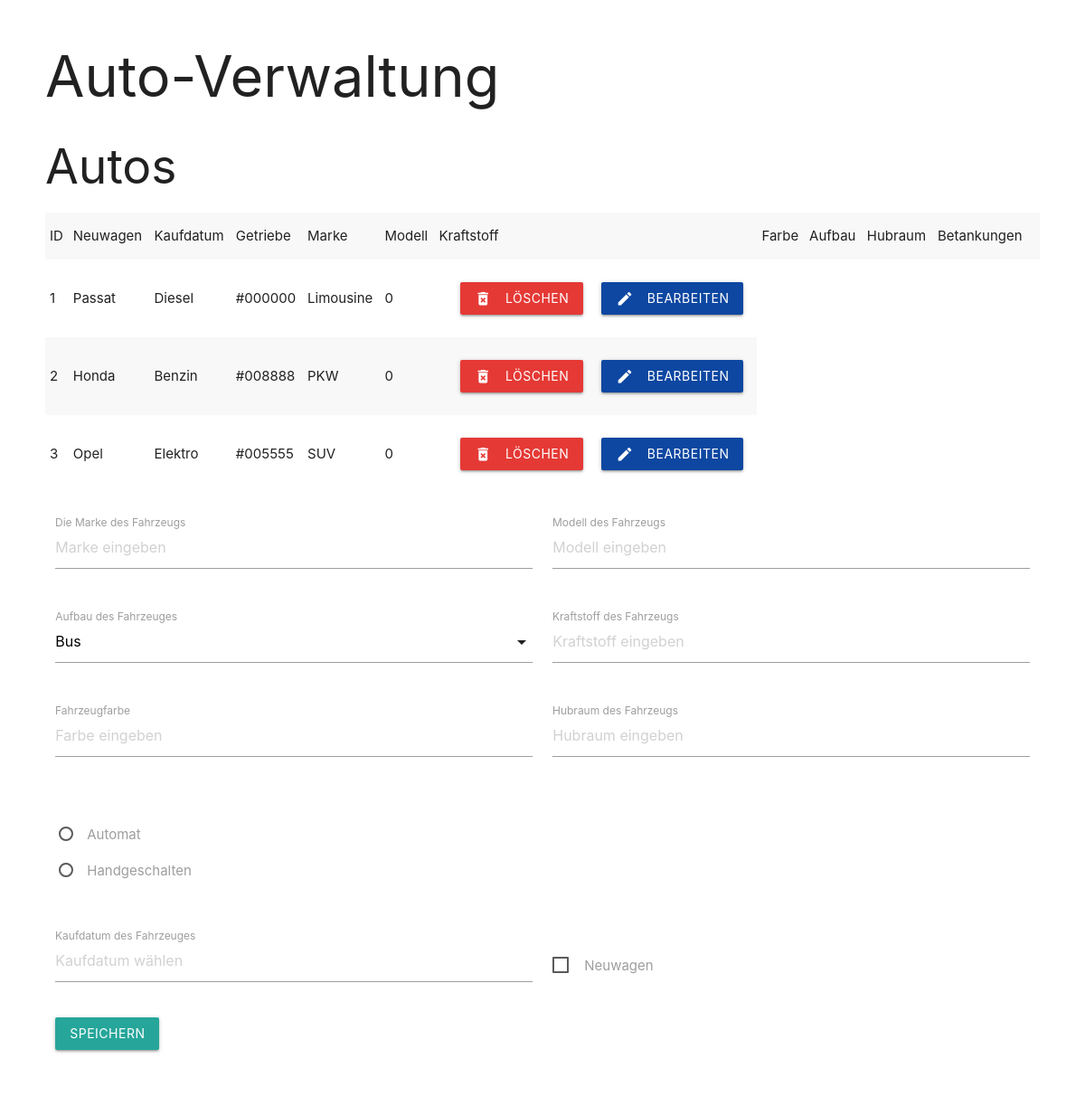
The app's page /day_3/index.php with its own data.
### tables this page shows
CREATE TABLE autos (
    id INTEGER NOT NULL PRIMARY KEY AUTOINCREMENT,
    name TEXT NOT NULL,
    kraftstoff TEXT NOT NULL,
    farbe TEXT NOT NULL,
    bauart TEXT NOT NULL,
    betankungen INTEGER NOT NULL DEFAULT 0
);

### day_3/autos.php (the view, shortened to what this page needs)
<?php
$_dbName = "auto.sqlite3";
$_con = new SQLite3($_dbName);
echo "<h2>Autos</h2>";
echo "<table class='striped'>";
        echo "<tr>";
                echo "<td>ID</td>";
                echo "<td>Neuwagen</td>";
                echo "<td>Kaufdatum</td>";
                echo "<td>Getriebe</td>";
                echo "<td>Marke</td>";
                echo "<td>Modell</td>";
                echo "<td>Kraftstoff</td>";
                echo "<td>Farbe</td>";
                echo "<td>Aufbau</td>";
                echo "<td>Hubraum</td>";
                echo "<td>Betankungen</td>";
                echo "<td></td>";
        echo "</tr>";
$query = $_con->query('SELECT * FROM autos');
while($result = $query->fetchArray(SQLITE3_ASSOC)){
    echo "<tr>";
    foreach($result as $key => $value){
            echo "<td>";
            echo $value;
            echo "</td>";
        }
        echo "<td>";
        echo "<form>";
        echo "<button name='action' value='edit' class='right waves-effect waves-light btn cust_btn blue darken-4'><i class='material-icons left'>edit</i>Bearbeiten</button>";
        echo "<button name='action' value='delete' class='right waves-effect waves-light btn cust_btn red darken-1'><i class='material-icons left'>delete_forever</i>Löschen</button>";
        echo "</form>";
echo "</td>";
    echo "</tr>";
};
echo "</table>";

### day_3/index.php (shortened to what this page needs)
<!DOCTYPE html>
<html lang="en">
<head>
    <link rel="stylesheet" href="https://cdnjs.cloudflare.com/ajax/libs/materialize/1.0.0/css/materialize.min.css">
    <link href="style.css" rel="stylesheet">
</head>
<body>
    <h1>Auto-Verwaltung</h1>
</body>
</html>
<?php
include "autos.php";
include "formular.php";
?>

### day_3/formular.php (shortened to what this page needs)
<form method="GET">
    <divclass="col class="row">
        <div class = "col s12">
            <div class= "row">
                <div class="input-field col s6">
                <label for "Marke">Die Marke des Fahrzeugs</label>
                <input value="<?php echo @$edit['marke'] ?>" type="text" name="Marke" placeholder="Marke eingeben">
                </div>
                <div class="input-field col s6">
                    <label for="Modell">Modell des Fahrzeugs</label>
                    <input value="<?php echo @$edit['modell'] ?>" type="text" name="Modell" placeholder="Modell eingeben">
                </div>
            </div>
        <div class= "row">
            <div class="input-field col s6">
                <label>Aufbau des Fahrzeuges</label>
            </div>
            <div class="input-field col s6">
                <label for="Kraftstoff">Kraftstoff des Fahrzeugs</label>
                <input value="<?php echo @$edit['kraftstoff'] ?>" type="text" name="Kraftstoff" placeholder="Kraftstoff eingeben">
            </div>
        </div>
        <div class= "row">
            <div class="input-field col s6">
                <label for="Farbe">Fahrzeugfarbe</label>
                <input value="<?php echo @$edit['farbe'] ?>" type="text" name="Farbe" placeholder="Farbe eingeben">
            </div>
            <div class="input-field col s6">
                <label for="Hubraum">Hubraum des Fahrzeugs</label>
                <input value="<?php echo @$edit['hubraum'] ?>" type="number" name="Hubraum" placeholder="Hubraum eingeben">
            </div>
        </div>
                    <div class= "row">
            <div class="input-field col s6">
                <p>
                <label>
                    <span>Automat</span>
                </label>
                </p>
                <p>
                <label>
                    <span>Handgeschalten</span>
                </label>
                </p>
            </div>
            </div>
        <div class= "row">
        <div class="input-field col s6">
            <label for="kaufdatum">Kaufdatum des Fahrzeuges</label>
            <input placeholder="Kaufdatum wählen" name="Kaufdatum" type="text" class="datepicker" value="<?php echo @$edit['kaufdatum'] ?>">
        </div>
        <div class="input-field col s6">
            <p>
            <label>
                <span>Neuwagen</span>
            </label>
            </p>
        </div>
            <div class="input-field col s6">
            <button type="submit" name="action" value="create" class="waves-effect waves-light btn">Speichern</button>
            </div>
        </div>
        </div>
</form>

### day_3/style.css (style rules this page uses)
body { margin: 50px; }
.cust_btn { margin: 10px; }

### records on screen
autos: id "1", name "Passat", kraftstoff "Diesel", farbe "#000000", bauart "Limousine", betankungen "0"
autos: id "2", name "Honda", kraftstoff "Benzin", farbe "#008888", bauart "PKW", betankungen "0"
autos: id "3", name "Opel", kraftstoff "Elektro", farbe "#005555", bauart "SUV", betankungen "0"
